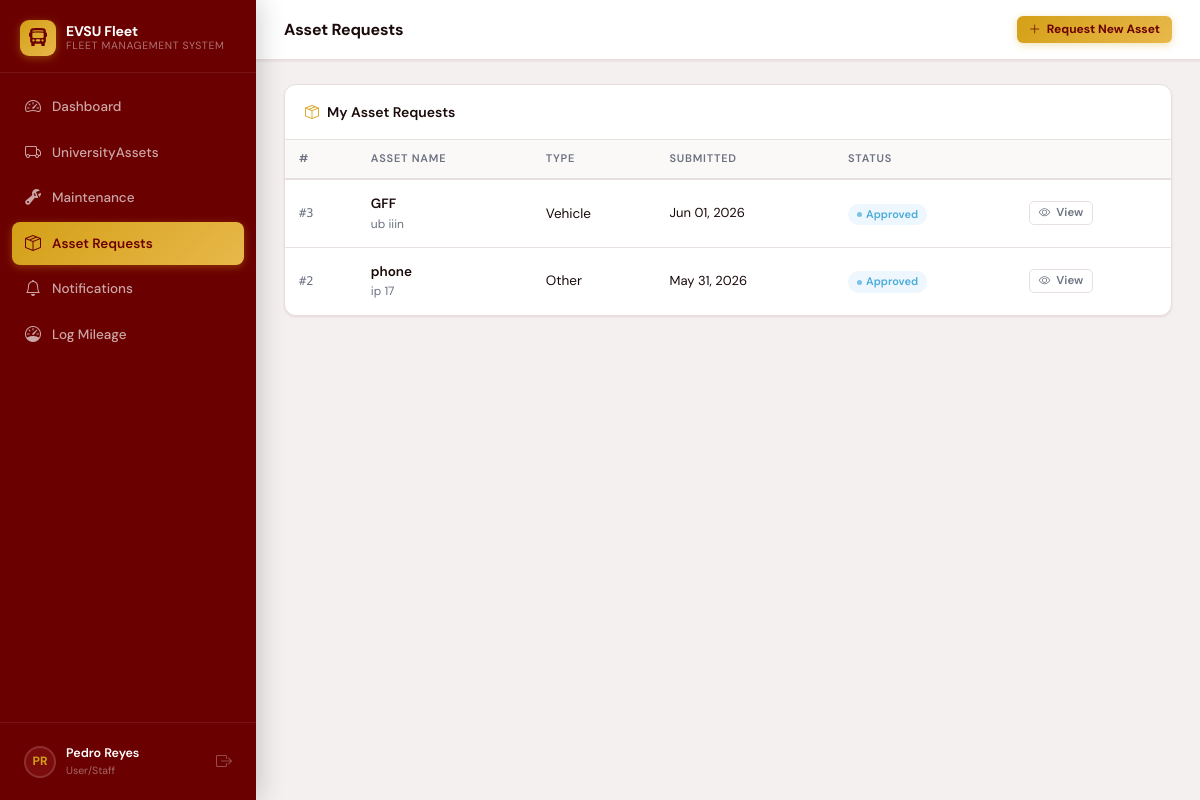
The app's page /asset-requests/ (signed in), older data.
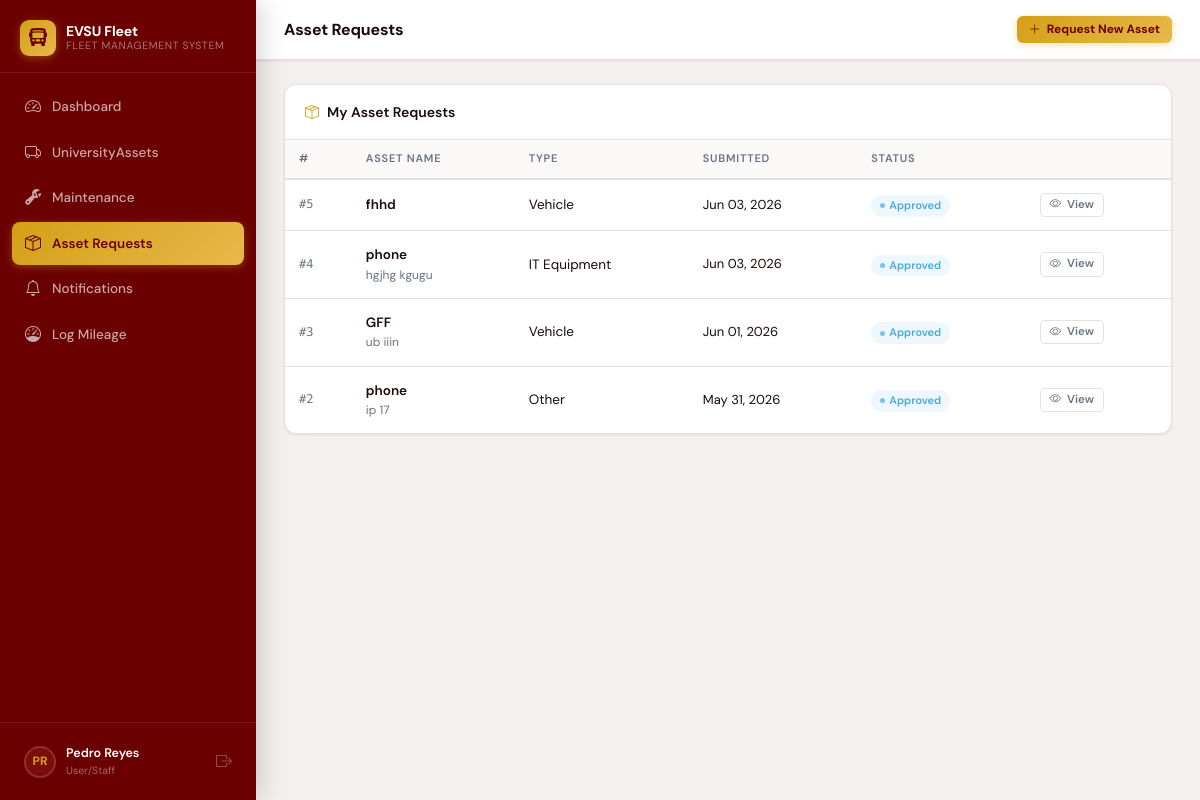
The same page, newer data.
### assets/models.py (models this page shows, shortened)
class AssetRequest(models.Model):
    requested_by   = models.ForeignKey(
        settings.AUTH_USER_MODEL, on_delete=models.SET_NULL, null=True,
        related_name='asset_requests'
    )
    reviewed_by    = models.ForeignKey(
        settings.AUTH_USER_MODEL, on_delete=models.SET_NULL, null=True, blank=True,
        related_name='reviewed_asset_requests'
    )
    asset_type     = models.CharField(max_length=20, choices=AssetType.choices, default=AssetType.VEHICLE)
    name           = models.CharField(max_length=200, help_text='Requested asset name / description')
    make           = models.CharField(max_length=100, blank=True)
    model_name     = models.CharField('Model', max_length=100, blank=True)
    justification  = models.TextField(help_text='Why is this asset needed?')
    estimated_cost = models.DecimalField(max_digits=12, decimal_places=2, null=True, blank=True)
    status         = models.CharField(max_length=20, choices=AssetRequestStatus.choices,
                                      default=AssetRequestStatus.PENDING, db_index=True)
    manager_notes  = models.TextField(blank=True)
    created_at     = models.DateTimeField(auto_now_add=True)
    updated_at     = models.DateTimeField(auto_now=True)
    class Meta:
        ordering = ['-created_at']

### assets/views.py (the view, shortened to what this page needs)
# urls.py: path('asset-requests/',               views.asset_request_list,          name='asset_request_list'),
@login_required
def asset_request_list(request):
    qs = AssetRequest.objects.select_related('requested_by', 'reviewed_by').filter(requested_by=request.user)
    return render(request, 'assets/asset_request_list.html', {'requests': qs})

### accounts/models.py (called while the page is built)
    @property
    def is_manager(self):
        return self.role == self.MANAGER

    @property
    def is_auditor(self):
        return self.role == self.AUDITOR

    @property
    def is_staff_role(self):
        return self.role == self.STAFF

    @property
    def is_maintenance(self):
        return self.role == self.MAINTENANCE

### assets/context_processors.py (called while the page is built)
def pending_asset_requests(request):
    if request.user.is_authenticated and hasattr(request.user, 'is_manager') and request.user.is_manager:
        return {'pending_nav_count': AssetRequest.objects.filter(status=AssetRequestStatus.PENDING).count()}
    return {'pending_nav_count': 0}

def maintenance_unread_notifications(request):
    if request.user.is_authenticated:
        count = MaintenanceNotification.objects.filter(recipient=request.user, is_read=False).count()
        return {'maintenance_notif_count': count}
    return {'maintenance_notif_count': 0}

### templates/assets/asset_request_list.html (shortened to what the changed rows need)
{% extends "base.html" %}
{% block page_title %}Asset Requests{% endblock %}
{% block content %}
{% if user.is_manager or user.is_auditor %}
<div style="display:flex;align-items:center;gap:12px;margin-bottom:18px;flex-wrap:wrap">
  <a href="{% url 'asset_request_list' %}" class="filter-tab {% if not status_filter %}active{% endif %}">
    All <span class="filter-count">{{ counts.all }}</span>
  </a>
  <a href="?status=pending" class="filter-tab {% if status_filter == 'pending' %}active{% endif %}">
    Pending <span class="filter-count pending">{{ counts.pending }}</span>
  </a>
  <a href="?status=approved" class="filter-tab {% if status_filter == 'approved' %}active{% endif %}">
    Approved <span class="filter-count approved">{{ counts.approved }}</span>
  </a>
  <a href="?status=rejected" class="filter-tab {% if status_filter == 'rejected' %}active{% endif %}">
    Rejected <span class="filter-count rejected">{{ counts.rejected }}</span>
  </a>
</div>
<style>
.filter-tab {
  display:inline-flex;align-items:center;gap:7px;
  padding:7px 16px;border-radius:8px;font-size:13px;font-weight:500;
  color:var(--text-muted);border:1.5px solid var(--border);background:var(--surface);
  transition:all .15s;cursor:pointer;
}
.filter-tab:hover { border-color:var(--maroon);color:var(--maroon); }
.filter-tab.active { background:var(--maroon);color:#fff;border-color:var(--maroon); }
.filter-count {
  font-size:11px;font-weight:700;padding:1px 7px;border-radius:999px;
  background:rgba(0,0,0,.08);color:inherit;
}
.filter-count.pending  { background:rgba(212,160,23,.18);color:#b8860b; }
.filter-count.approved { background:rgba(39,174,114,.15);color:#1a7a4a; }
.filter-count.rejected { background:rgba(231,76,60,.12);color:#c0392b; }
.filter-tab.active .filter-count { background:rgba(255,255,255,.2);color:#fff; }
</style>
<div class="card">
  <div class="card-header">
    <div class="card-header-icon">
      <i class="bi bi-box-seam" style="color:var(--gold)"></i>
      All Asset Requests
      {% if counts.pending %}<span style="margin-left:8px;background:var(--rose);color:#fff;font-size:11px;font-weight:700;padding:2px 8px;border-radius:999px">{{ counts.pending }} pending</span>{% endif %}
    </div>
  </div>
  <table class="data-table">
    <thead>
      <tr>
        <th>#</th>
        <th>Asset Name</th>
        <th>Type</th>
        <th>Requested By</th>
        <th>Est. Cost</th>
        <th>Submitted</th>
        <th>Status</th>
        <th></th>
      </tr>
    </thead>
    <tbody>
      {% for r in requests %}
      {% if r.status == 'pending' %}<tr style="background:rgba(212,160,23,.03)">{% else %}<tr>{% endif %}
        <td class="mono" style="font-size:12px;color:var(--text-muted)">#{{ r.pk }}</td>
        <td>
          <div class="fw-600" style="font-size:13.5px">{{ r.name }}</div>
          {% if r.make %}<div class="text-muted" style="font-size:12px">{{ r.make }} {{ r.model_name }}</div>{% endif %}
        </td>
        <td style="font-size:13px">{{ r.get_asset_type_display }}</td>
        <td>
          <div style="font-size:13px;font-weight:500">{{ r.requested_by.get_full_name|default:r.requested_by }}</div>
          {% if r.requested_by.department %}<div style="font-size:11.5px;color:var(--text-muted)">{{ r.requested_by.department }}</div>{% endif %}
        </td>
        <td style="font-size:13px;font-family:var(--font-mono,monospace)">
          {% if r.estimated_cost %}₱{{ r.estimated_cost|floatformat:2 }}{% else %}<span style="color:var(--text-muted)">—</span>{% endif %}
        </td>
        <td style="font-size:13px;color:var(--text-muted)">{{ r.created_at|date:"M d, Y" }}</td>
        <td>
          <span class="badge badge-{{ r.status }}">{{ r.get_status_display }}</span>
        </td>
        <td style="white-space:nowrap">
          {% if user.is_manager and r.status == 'pending' %}
          <a href="{% url 'asset_request_review' r.pk %}" class="btn btn-gold btn-xs">
            <i class="bi bi-clipboard-check"></i> Review
          </a>
          {% else %}
          <a href="{% url 'asset_request_review' r.pk %}" class="btn btn-outline btn-xs">
            <i class="bi bi-eye"></i> View
          </a>
          {% endif %}
        </td>
      </tr>
      {% empty %}
      <tr>
        <td colspan="8">
          <div class="empty-state">
            <i class="bi bi-box-seam"></i>
            <p>No asset requests{% if status_filter %} with status "{{ status_filter }}"{% endif %}.</p>
          </div>
        </td>
      </tr>
      {% endfor %}
    </tbody>
  </table>
</div>
{% else %}
<div class="card">
  <table class="data-table">
    <thead>
      <tr>
        <th>#</th>
        <th>Asset Name</th>
        <th>Type</th>
        <th>Submitted</th>
        <th>Status</th>
        <th></th>
      </tr>
    </thead>
    <tbody>
      {% for r in requests %}
      <tr>
        <td class="mono" style="font-size:12px;color:var(--text-muted)">#{{ r.pk }}</td>
        <td>
          <div class="fw-600" style="font-size:13.5px">{{ r.name }}</div>
          {% if r.make %}<div class="text-muted" style="font-size:12px">{{ r.make }} {{ r.model_name }}</div>{% endif %}
        </td>
        <td>{{ r.get_asset_type_display }}</td>
        <td style="font-size:13px">{{ r.created_at|date:"M d, Y" }}</td>
        <td>
          <span class="badge badge-{{ r.status }}">{{ r.get_status_display }}</span>
        </td>
        <td style="white-space:nowrap">
          <a href="{% url 'asset_request_review' r.pk %}" class="btn btn-outline btn-xs"><i class="bi bi-eye"></i> View</a>
        </td>
      </tr>
      {% endfor %}
    </tbody>
  </table>
</div>
{% endif %}
{% endblock %}

Row changes from the older to the newer data that the page shows:
added AssetRequest: pk "5", name "fhhd", asset_type "Vehicle", created_at "Jun 03, 2026", status "Approved"
added AssetRequest: pk "4", name "phone", make "hgjhg", model_name "kgugu", asset_type "IT Equipment", created_at "Jun 03, 2026", status "Approved"
